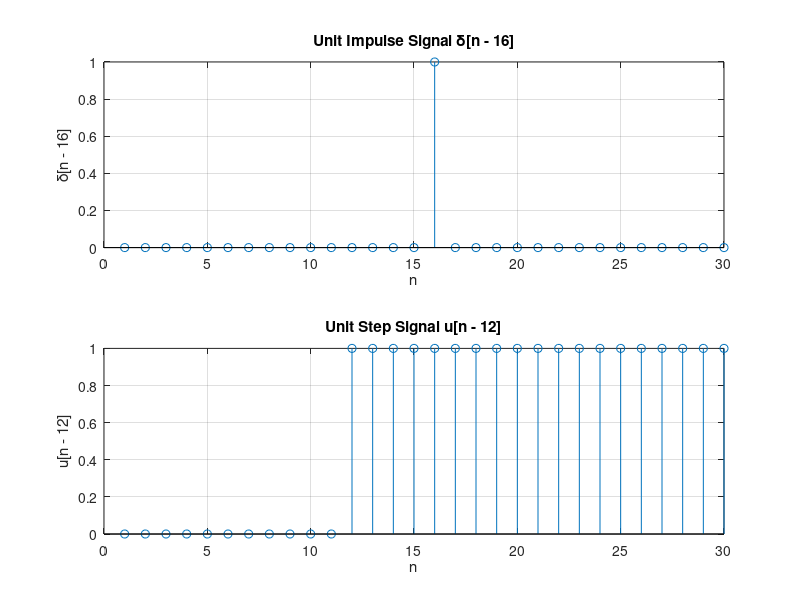
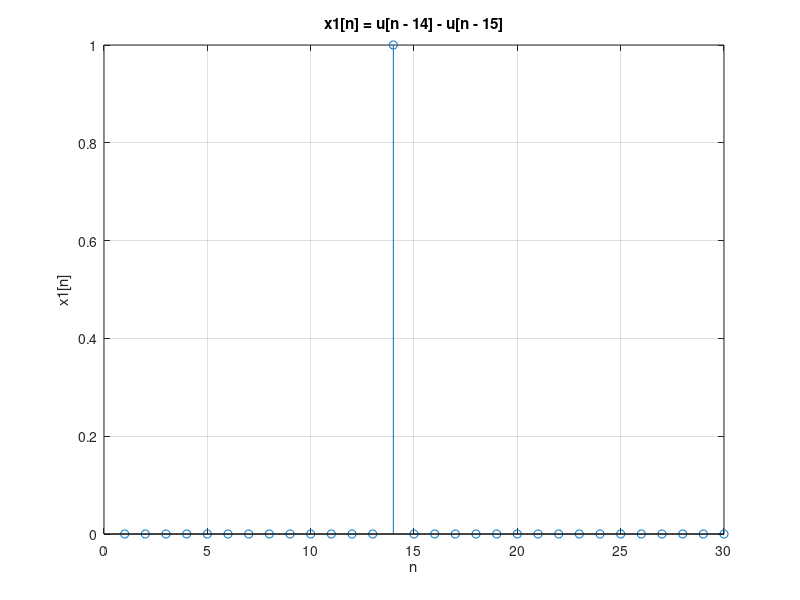
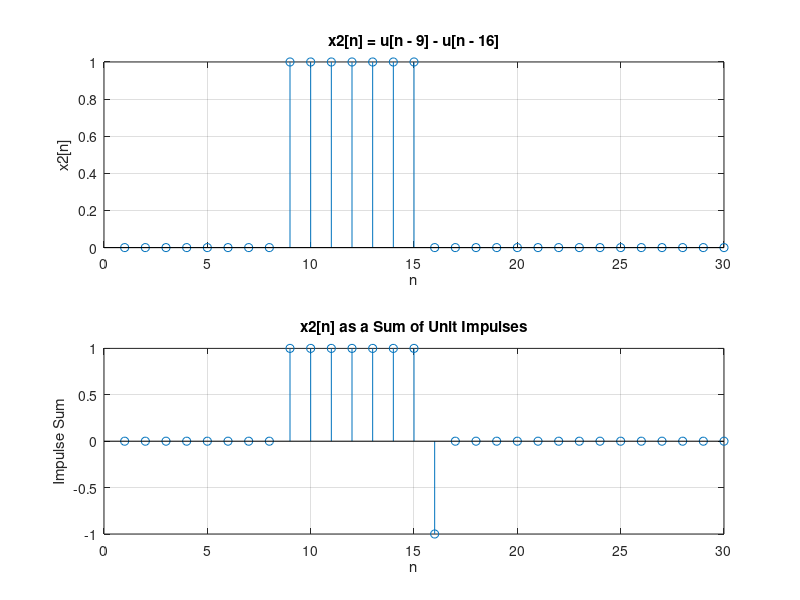

Source code (MATLAB) for these figures, in order:
% samples n = 1, 2, . . . , 30
n = 1:30;

% (a) Create and plot the unit impulse and unit step signals
delta = zeros(size(n)); 
u = zeros(size(n));   

delta(16) = 1; % Set the impulse at n = 16

u(12:end) = 1; % Set the step starting from n = 12

% Plot the unit impulse signal and unit step signal
figure;
subplot(2, 1, 1);
stem(n, delta);
title('Unit Impulse Signal \delta[n - 16]');
xlabel('n');
ylabel('\delta[n - 16]');
grid on;

subplot(2, 1, 2);
stem(n, u);
title('Unit Step Signal u[n - 12]');
xlabel('n');
ylabel('u[n - 12]');
grid on;

%%
% (b) Create and plot x1[n] = u[n − 14] − u[n − 15].
step1 = n>=14;
step2 = n>=15;
x1=step1 - step2;

% Plot x1[n]
figure;
stem(n, x1);
title('x1[n] = u[n - 14] - u[n - 15]');
xlabel('n');
ylabel('x1[n]');
grid on;

fprintf("K vlaue is 14 becasue for n-14, the value is 1 after n =14, for n-15, the value is 1 after n =15, so when")
fprintf("\nu[n-14]-u[n-15], the value is 14 since all the n over 14 is 1-1 =0")

%%
% Set x1[n] values at specific indices
step1 = n>=9;
step2 = n>=16;
x2=step1 - step2;


% Plot x2[n] = u[n − 9] − u[n − 16].
figure;
subplot(2, 1, 1);
stem(n, x2);
title('x2[n] = u[n - 9] - u[n - 16]');
xlabel('n');
ylabel('x2[n]');
grid on;

fprintf("width of the resulting rectangular “pulse” is 15 - 9 =6")

% Express x2[n] as a sum of unit impulses
impulse = zeros(size(n)); % initial impulse_sum 
impulse(9:15) = 1; % adding them up. 
impulse(n == 16) = -1;

% Plot the expression as a sum of unit impulses
subplot(2, 1, 2);
stem(n, impulse);
title('x2[n] as a Sum of Unit Impulses');
xlabel('n');
ylabel('Impulse Sum');
grid on;


